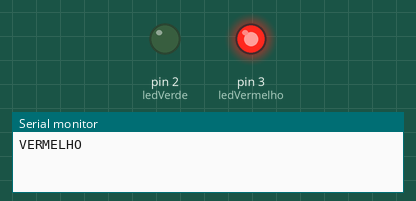
This sketch was run on a simulated Arduino Uno, built with avr-gcc and run on an emulated ATmega328P. Parts: output pins drawn as LEDs (lit = HIGH), the last lines printed to the serial monitor. Random numbers use the default seed unless the sketch sets one.

Above: at 0.1 s.
At 36.1 s:
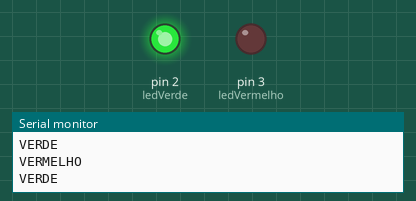
Timing chart, 0 to 37.6 s (numbered marks = the images above):
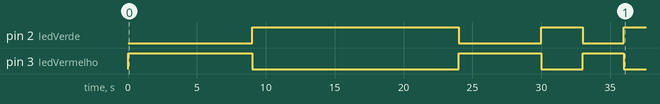

Measured:
- by itself, pin 2 (ledVerde): goes HIGH 15.0 s, LOW 6.0 s, HIGH 3.0 s, LOW 3.0 s, then HIGH
- by itself, pin 3 (ledVermelho): goes HIGH 9.0 s, LOW 15.0 s, HIGH 6.0 s, LOW 3.0 s, HIGH 3.0 s, then LOW

The sketch:

Arduino_Final_TI.ino
```cpp
int ledVerde = 2;
int ledVermelho = 3;

void setup() {
  pinMode(ledVerde, OUTPUT);
  pinMode(ledVermelho, OUTPUT);
  Serial.begin(9600);
}

void loop() {
  int cor = random(0, 2); // 0 ou 1

  if (cor == 0) {
    digitalWrite(ledVerde, HIGH);
    digitalWrite(ledVermelho, LOW);
    Serial.println("VERDE");
  } else {
    digitalWrite(ledVerde, LOW);
    digitalWrite(ledVermelho, HIGH);
    Serial.println("VERMELHO");
  }

  delay(3000); // Espera 3 segundos antes de trocar
}
```
